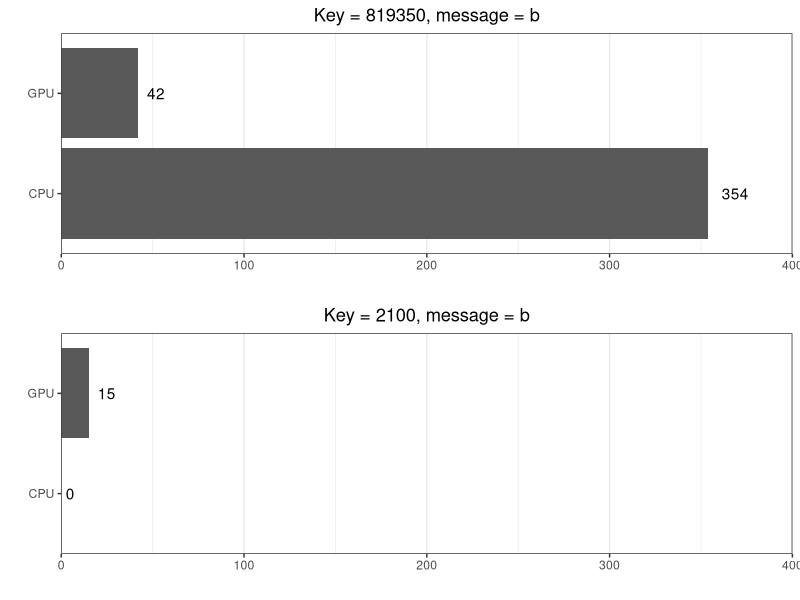
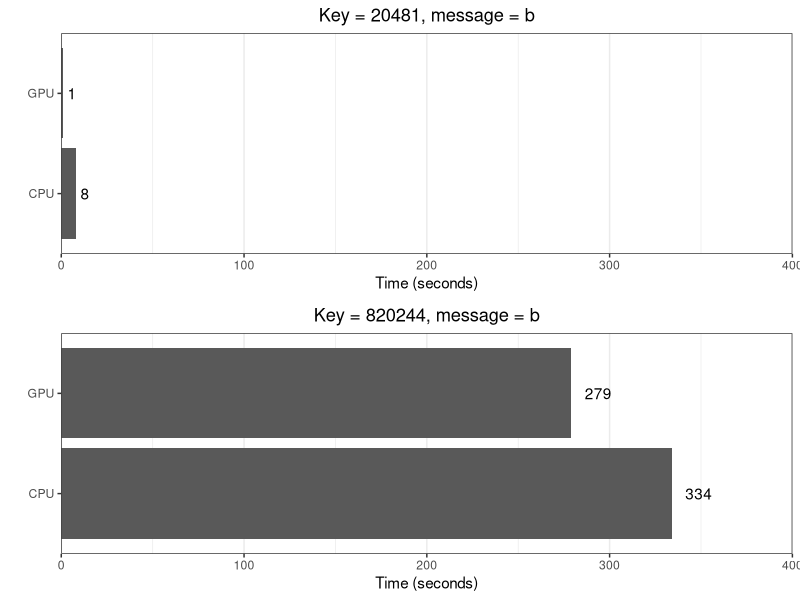

The R source for these figures, in order:
## ---- chunk 1
library(ggplot2)
library(gridExtra)
## ---- chunk 2
p1 <- ggplot(NULL, aes(x = c("GPU", "CPU"), y = c(42,354))) +
  geom_bar(stat = "identity") +
  theme_bw() +
  ggtitle("Key = 819350, message = b") +
  coord_flip() +
  labs(x = "", y = "") +
  theme(plot.title = element_text(hjust = 0.5),
        panel.grid.major.y = element_blank()) +
  scale_y_continuous(expand = c(0,0), limits = c(0,400)) +
  geom_text(label = c(42,354), hjust = -0.5, vjust = 0.5)
  

p2 <- ggplot(NULL, aes(x = c("GPU", "CPU"), y = c(15,0))) +
  geom_bar(stat = "identity") +
  theme_bw() +
  ggtitle("Key = 2100, message = b") +
  coord_flip() +
  labs(x = "", y = "") +
  theme(plot.title = element_text(hjust = 0.5),
        panel.grid.major.y = element_blank()) +
  scale_y_continuous(expand = c(0,0), limits = c(0,400))+
  geom_text(label = c(15,0), hjust = -0.5, vjust = 0.5)

p3 <- ggplot(NULL, aes(x = c("GPU", "CPU"), y = c(1,8))) +
  geom_bar(stat = "identity") +
  theme_bw() +
  ggtitle("Key = 20481, message = b") +
  coord_flip() +
  labs(x = "", y = "Time (seconds)") +
  theme(plot.title = element_text(hjust = 0.5),
        panel.grid.major.y = element_blank()) +
  scale_y_continuous(expand = c(0,0), limits = c(0,400))+
  geom_text(label = c(1,8), hjust = -0.5, vjust = 0.5)

p4 <- ggplot(NULL, aes(x = c("GPU", "CPU"), y = c(279,334))) +
  geom_bar(stat = "identity") +
  theme_bw() +
  ggtitle("Key = 820244, message = b") +
  coord_flip() +
  labs(x = "", y = "Time (seconds)") +
  theme(plot.title = element_text(hjust = 0.5),
        panel.grid.major.y = element_blank()) +
  scale_y_continuous(expand = c(0,0), limits = c(0,400))+
  geom_text(label = c(279,334), hjust = -0.5, vjust = 0.5)

grid.arrange(p1,p2,nrow = 2)
grid.arrange(p3,p4,nrow = 2)
